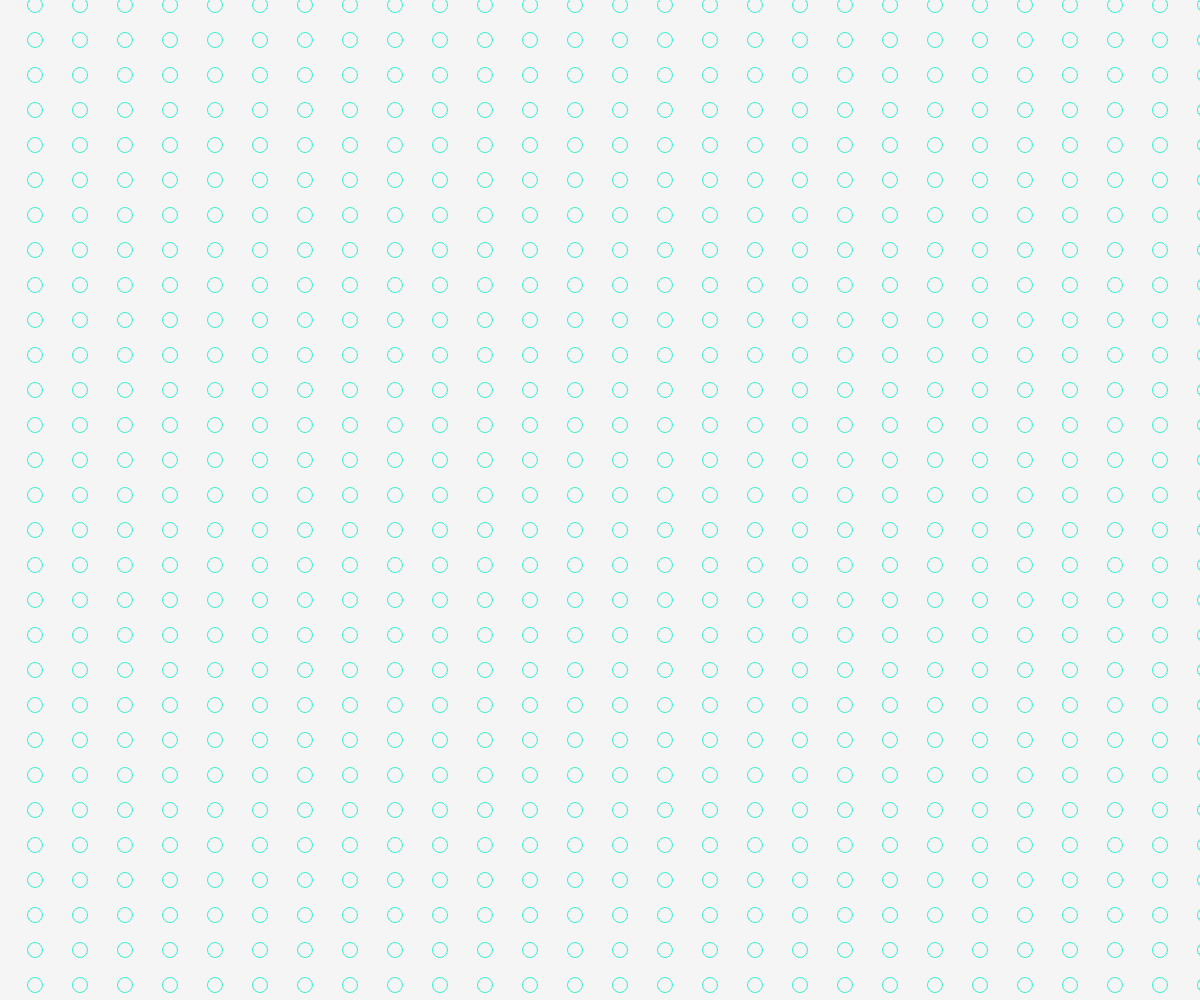
Frame 1 (no input)
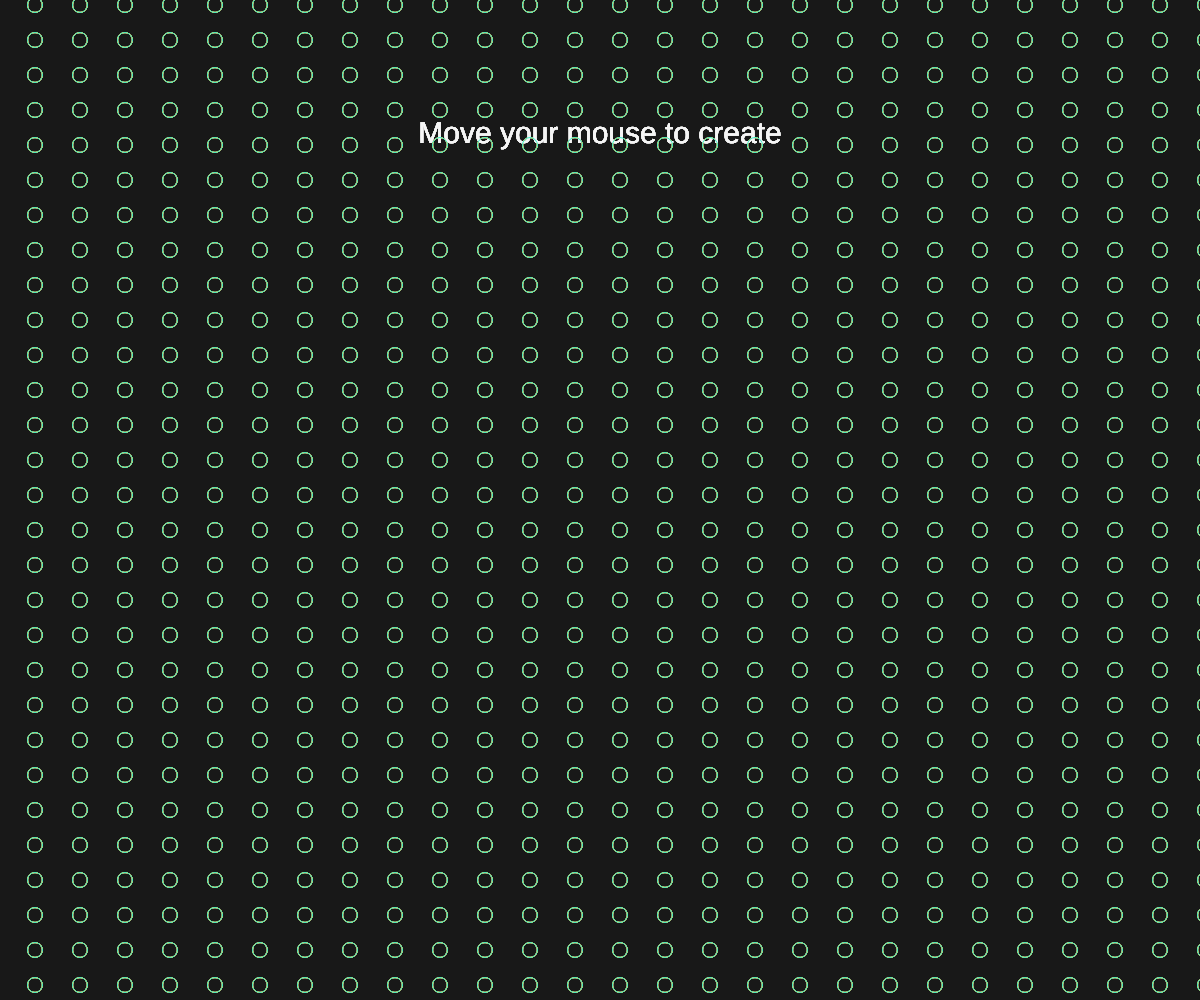
Frame 60 (no input)
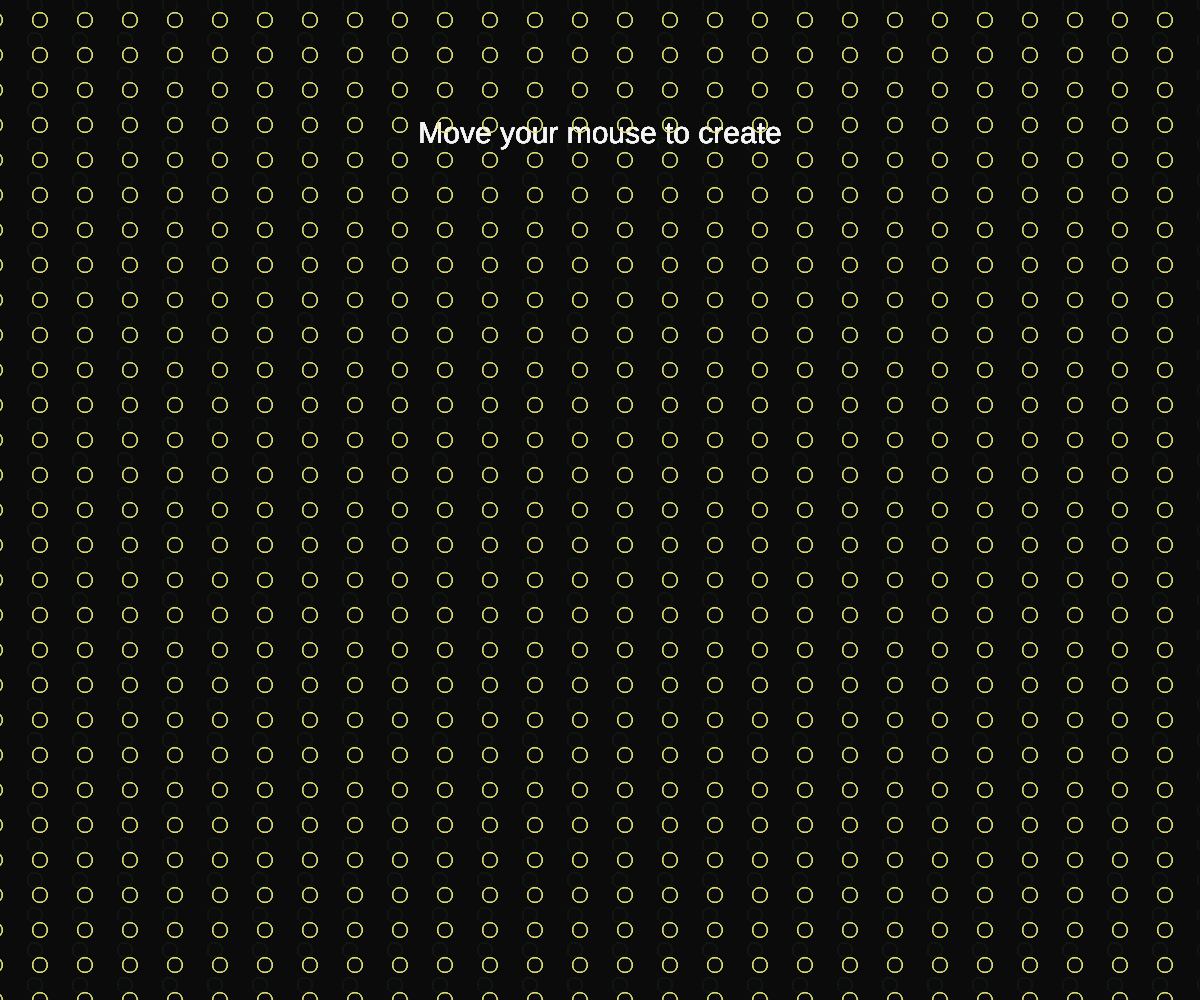
Frame 120 (the mouse pressed at the canvas centre since frame 60)

The p5.js sketch that drew these frames (run headless with seeded random() and noise() and a simulated clock; from frame 60 on, the mouse is pressed at the canvas centre):

// p5.js sketch
// ── sketch.js
function preload(){
  // put preload code here
}

function setup() {
  createCanvas(windowWidth,windowHeight);
  noFill();
}

function draw() {

  //testo
  push();
  textAlign(CENTER);
  noStroke();
  textSize(30);
  var colore = color('white');
  colore.setAlpha(4000 - millis());
  fill(colore);
  text("Move your mouse to create", 0, 120, width);
  pop();

  background(10, 10); // translucent background

    const colori = ['#FFD639',
               	'#b33c86',
               	'#36f1cd',
                '#acf39d'];
  const colorHex = random(colori);
  stroke(color(colorHex));
  //grid of circles
  for (let x = -100; x <= (width+100); x += 45) {
    for (let y = -100; y <= (height+100); y += 35){
      //moving the grid with the mouse
    let pipox = map(mouseX, 0, width, 0, 100);
    let pippox = x+pipox;
    let pipoy = map(mouseY, 0, height, 0, 100);
    let pippoy = y+pipoy;
  ellipse(pippox, pippoy, 15);}
}
}
function windowResized() {
  resizeCanvas(windowWidth, windowHeight);
}
